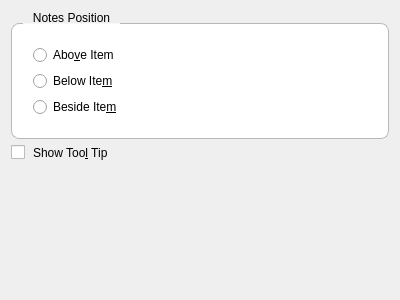
<?xml version="1.0" encoding="UTF-8"?>
<ui version="4.0">
 <class>ItemNotesSettings</class>
 <widget class="QWidget" name="ItemNotesSettings">
  <property name="styleSheet">
   <string>
QLineEdit, QComboBox, QSpinBox, QDoubleSpinBox { border-radius: 4px; border: 1px solid palette(mid); padding: 5px 8px; min-height: 24px; background: palette(base); }
QComboBox:focus, QLineEdit:focus, QSpinBox:focus, QDoubleSpinBox:focus { border: 1px solid palette(highlight); }
QPushButton { border-radius: 4px; padding: 5px 12px; min-height: 24px; border: 1px solid palette(mid); background: palette(button); }
QPushButton:hover { background: palette(alternate-base); }
QPushButton:pressed { background: palette(mid); }
QPushButton:default { background: palette(highlight); color: palette(highlighted-text); border: 1px solid palette(highlight); }
QPushButton:default:hover { background: palette(highlight); }
QCheckBox { spacing: 8px; }
QGroupBox { border-radius: 8px; border: 1px solid palette(mid); margin-top: 12px; padding: 12px; background: palette(base); }
QGroupBox::title { subcontrol-origin: margin; subcontrol-position: top left; padding: 0 8px; left: 12px; }
QListWidget, QTreeWidget, QTableWidget { border-radius: 8px; border: 1px solid palette(mid); }
QScrollBar:vertical { border: none; background: transparent; width: 8px; margin: 0; }
QScrollBar::handle:vertical { background: palette(mid); border-radius: 4px; min-height: 24px; }
QScrollBar::handle:vertical:hover { background: palette(mid); }
QScrollBar::add-line:vertical, QScrollBar::sub-line:vertical { height: 0; }
QScrollBar:horizontal { border: none; background: transparent; height: 8px; margin: 0; }
QScrollBar::handle:horizontal { background: palette(mid); border-radius: 4px; min-width: 24px; }
QScrollBar::handle:horizontal:hover { background: palette(mid); }
QScrollBar::add-line:horizontal, QScrollBar::sub-line:horizontal { width: 0; }
   </string>
  </property>

  <property name="geometry">
   <rect>
    <x>0</x>
    <y>0</y>
    <width>400</width>
    <height>300</height>
   </rect>
  </property>
  <layout class="QVBoxLayout" name="verticalLayout">
   <item>
    <widget class="QGroupBox" name="groupBox">
     <property name="title">
      <string>Notes Position</string>
     </property>
     <layout class="QVBoxLayout" name="verticalLayout_2">
      <item>
       <widget class="QRadioButton" name="radioButtonTop">
        <property name="text">
         <string>Abo&amp;ve Item</string>
        </property>
       </widget>
      </item>
      <item>
       <widget class="QRadioButton" name="radioButtonBottom">
        <property name="text">
         <string>Below Ite&amp;m</string>
        </property>
       </widget>
      </item>
      <item>
       <widget class="QRadioButton" name="radioButtonBeside">
        <property name="text">
         <string>Beside Ite&amp;m</string>
        </property>
       </widget>
      </item>
     </layout>
    </widget>
   </item>
   <item>
    <widget class="QCheckBox" name="checkBoxShowToolTip">
     <property name="text">
      <string>Show Too&amp;l Tip</string>
     </property>
    </widget>
   </item>
   <item>
    <spacer name="verticalSpacer">
     <property name="orientation">
      <enum>Qt::Vertical</enum>
     </property>
     <property name="sizeHint" stdset="0">
      <size>
       <width>20</width>
       <height>40</height>
      </size>
     </property>
    </spacer>
   </item>
  </layout>
 </widget>
 <resources/>
 <connections/>
</ui>
